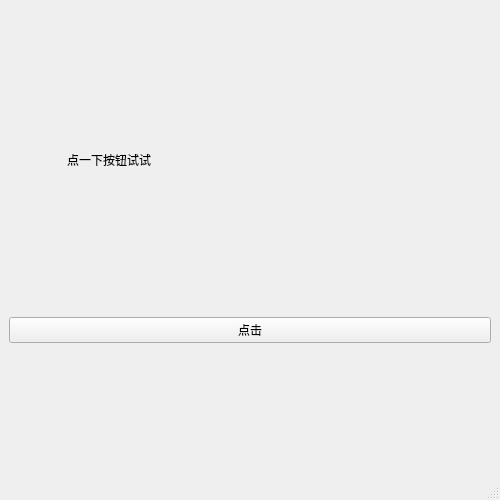
<?xml version="1.0" encoding="UTF-8"?>
<ui version="4.0">
 <class>MainWindow</class>
 <widget class="QMainWindow" name="MainWindow">
  <property name="geometry">
   <rect>
    <x>0</x>
    <y>0</y>
    <width>500</width>
    <height>500</height>
   </rect>
  </property>
  <property name="maximumSize">
   <size>
    <width>500</width>
    <height>500</height>
   </size>
  </property>
  <property name="windowTitle">
   <string>第一个项目</string>
  </property>
  <widget class="QWidget" name="centralwidget">
   <layout class="QVBoxLayout" name="verticalLayout">
    <item>
     <widget class="QLabel" name="label">
      <property name="maximumSize">
       <size>
        <width>200</width>
        <height>50</height>
       </size>
      </property>
      <property name="text">
       <string>点一下按钮试试</string>
      </property>
      <property name="alignment">
       <set>Qt::AlignmentFlag::AlignCenter</set>
      </property>
     </widget>
    </item>
    <item>
     <widget class="QPushButton" name="button">
      <property name="text">
       <string>点击</string>
      </property>
     </widget>
    </item>
   </layout>
  </widget>
  <widget class="QStatusBar" name="statusbar"/>
 </widget>
 <resources/>
 <connections/>
</ui>
